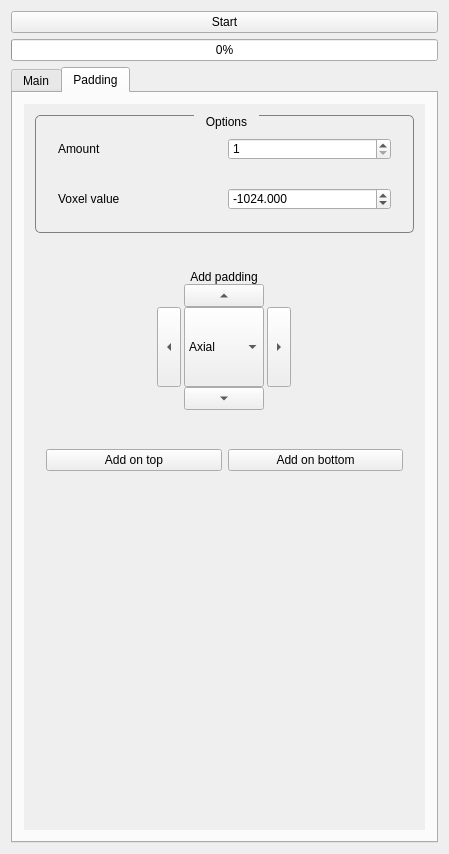
<?xml version="1.0" encoding="UTF-8"?>
<ui version="4.0">
 <class>GraphcutViewControls</class>
 <widget class="QWidget" name="GraphcutViewControls">
  <property name="enabled">
   <bool>true</bool>
  </property>
  <property name="geometry">
   <rect>
    <x>0</x>
    <y>0</y>
    <width>449</width>
    <height>854</height>
   </rect>
  </property>
  <property name="minimumSize">
   <size>
    <width>0</width>
    <height>0</height>
   </size>
  </property>
  <property name="windowTitle">
   <string>QmitkTemplate</string>
  </property>
  <property name="styleSheet">
   <string notr="true">QGroupBox {
	border-width: 1px; 
	border-style: solid; 
	border-color: grey;
	border-radius: 5px;
	margin-top: 1ex;
}

QGroupBox::title {
	subcontrol-origin: margin;
	subcontrol-position: top center;
	padding: 0 10px;
}

QScrollArea{
	border: 0;
	margin:0;
	padding:0;
}

[mandatoryField=true]{
	background-color: rgb(255, 150, 150);
}</string>
  </property>
  <layout class="QVBoxLayout" name="verticalLayout">
   <item>
    <widget class="QPushButton" name="startButton">
     <property name="toolTip">
      <string>Do image processing</string>
     </property>
     <property name="text">
      <string>Start</string>
     </property>
    </widget>
   </item>
   <item>
    <widget class="QProgressBar" name="progressBar">
     <property name="maximum">
      <number>100</number>
     </property>
     <property name="value">
      <number>0</number>
     </property>
     <property name="textVisible">
      <bool>true</bool>
     </property>
     <property name="format">
      <string>%p%</string>
     </property>
    </widget>
   </item>
   <item>
    <widget class="QTabWidget" name="tabWidget">
     <property name="currentIndex">
      <number>1</number>
     </property>
     <widget class="QWidget" name="mainTab">
      <attribute name="title">
       <string>Main</string>
      </attribute>
      <layout class="QHBoxLayout" name="horizontalLayout_6">
       <item>
        <widget class="QScrollArea" name="scrollArea">
         <property name="enabled">
          <bool>true</bool>
         </property>
         <property name="widgetResizable">
          <bool>true</bool>
         </property>
         <widget class="QWidget" name="parentWidget">
          <property name="enabled">
           <bool>true</bool>
          </property>
          <property name="geometry">
           <rect>
            <x>0</x>
            <y>0</y>
            <width>409</width>
            <height>721</height>
           </rect>
          </property>
          <layout class="QVBoxLayout" name="verticalLayout_4">
           <item>
            <widget class="QGroupBox" name="imageGroup">
             <property name="title">
              <string>Image selection</string>
             </property>
             <layout class="QVBoxLayout" name="verticalLayout_5">
              <item>
               <widget class="QWidget" name="greyscaleSelector" native="true">
                <layout class="QHBoxLayout" name="horizontalLayout">
                 <item>
                  <widget class="QLabel" name="label">
                   <property name="text">
                    <string>Greyscale</string>
                   </property>
                  </widget>
                 </item>
                 <item>
                  <widget class="QmitkDataStorageComboBox" name="greyscaleImageSelector">
                   <property name="sizePolicy">
                    <sizepolicy hsizetype="Minimum" vsizetype="Fixed">
                     <horstretch>0</horstretch>
                     <verstretch>0</verstretch>
                    </sizepolicy>
                   </property>
                  </widget>
                 </item>
                </layout>
               </widget>
              </item>
              <item>
               <widget class="QWidget" name="foregroundSelector" native="true">
                <layout class="QHBoxLayout" name="horizontalLayout_3">
                 <item>
                  <widget class="QLabel" name="label_2">
                   <property name="text">
                    <string>Foreground</string>
                   </property>
                  </widget>
                 </item>
                 <item>
                  <widget class="QmitkDataStorageComboBox" name="foregroundImageSelector">
                   <property name="sizePolicy">
                    <sizepolicy hsizetype="Minimum" vsizetype="Fixed">
                     <horstretch>0</horstretch>
                     <verstretch>0</verstretch>
                    </sizepolicy>
                   </property>
                  </widget>
                 </item>
                </layout>
               </widget>
              </item>
              <item>
               <widget class="QWidget" name="backgroundSelector" native="true">
                <layout class="QHBoxLayout" name="horizontalLayout_2">
                 <item>
                  <widget class="QLabel" name="label_3">
                   <property name="text">
                    <string>Background</string>
                   </property>
                  </widget>
                 </item>
                 <item>
                  <widget class="QmitkDataStorageComboBox" name="backgroundImageSelector">
                   <property name="sizePolicy">
                    <sizepolicy hsizetype="Minimum" vsizetype="Fixed">
                     <horstretch>0</horstretch>
                     <verstretch>0</verstretch>
                    </sizepolicy>
                   </property>
                  </widget>
                 </item>
                </layout>
               </widget>
              </item>
             </layout>
            </widget>
           </item>
           <item>
            <widget class="QGroupBox" name="parameterGroup">
             <property name="title">
              <string>Algorithm parameters</string>
             </property>
             <property name="flat">
              <bool>false</bool>
             </property>
             <property name="checkable">
              <bool>false</bool>
             </property>
             <property name="checked">
              <bool>false</bool>
             </property>
             <layout class="QVBoxLayout" name="verticalLayout_3">
              <item>
               <widget class="QWidget" name="widget" native="true">
                <layout class="QHBoxLayout" name="horizontalLayout_4">
                 <item>
                  <widget class="QLabel" name="label_4">
                   <property name="text">
                    <string>Sigma</string>
                   </property>
                  </widget>
                 </item>
                 <item>
                  <widget class="QDoubleSpinBox" name="paramSigmaSpinBox">
                   <property name="maximum">
                    <double>1000.000000000000000</double>
                   </property>
                   <property name="value">
                    <double>50.000000000000000</double>
                   </property>
                  </widget>
                 </item>
                </layout>
               </widget>
              </item>
              <item>
               <widget class="QWidget" name="widget_2" native="true">
                <layout class="QHBoxLayout" name="horizontalLayout_5">
                 <item>
                  <widget class="QLabel" name="label_5">
                   <property name="text">
                    <string>Direction</string>
                   </property>
                  </widget>
                 </item>
                 <item>
                  <widget class="QComboBox" name="paramBoundaryDirectionComboBox">
                   <item>
                    <property name="text">
                     <string>bidirectional</string>
                    </property>
                   </item>
                   <item>
                    <property name="text">
                     <string>bright to dark</string>
                    </property>
                   </item>
                   <item>
                    <property name="text">
                     <string>dark to bright</string>
                    </property>
                   </item>
                  </widget>
                 </item>
                </layout>
               </widget>
              </item>
             </layout>
            </widget>
           </item>
           <item>
            <spacer name="spacer1">
             <property name="orientation">
              <enum>Qt::Vertical</enum>
             </property>
             <property name="sizeType">
              <enum>QSizePolicy::Expanding</enum>
             </property>
             <property name="sizeHint" stdset="0">
              <size>
               <width>20</width>
               <height>220</height>
              </size>
             </property>
            </spacer>
           </item>
          </layout>
         </widget>
        </widget>
       </item>
      </layout>
     </widget>
     <widget class="QWidget" name="tab_2">
      <attribute name="title">
       <string>Padding</string>
      </attribute>
      <layout class="QHBoxLayout" name="horizontalLayout_6">
       <item>
        <widget class="QScrollArea" name="scrollArea_2">
         <property name="enabled">
          <bool>true</bool>
         </property>
         <property name="widgetResizable">
          <bool>true</bool>
         </property>
         <widget class="QWidget" name="parentWidget_2">
          <property name="enabled">
           <bool>true</bool>
          </property>
          <property name="geometry">
           <rect>
            <x>0</x>
            <y>0</y>
            <width>409</width>
            <height>721</height>
           </rect>
          </property>
          <layout class="QVBoxLayout" name="verticalLayout_6">
           <item>
            <widget class="QGroupBox" name="parameterGroup_2">
             <property name="title">
              <string>Options</string>
             </property>
             <property name="flat">
              <bool>false</bool>
             </property>
             <property name="checkable">
              <bool>false</bool>
             </property>
             <property name="checked">
              <bool>false</bool>
             </property>
             <layout class="QVBoxLayout" name="verticalLayout_8">
              <item>
               <widget class="QWidget" name="widget_5" native="true">
                <layout class="QHBoxLayout" name="horizontalLayout_11">
                 <item>
                  <widget class="QLabel" name="label_10">
                   <property name="text">
                    <string>Amount</string>
                   </property>
                  </widget>
                 </item>
                 <item>
                  <widget class="QDoubleSpinBox" name="amountOfPaddingSpinBox">
                   <property name="decimals">
                    <number>0</number>
                   </property>
                   <property name="minimum">
                    <double>1.000000000000000</double>
                   </property>
                   <property name="maximum">
                    <double>10000.000000000000000</double>
                   </property>
                   <property name="value">
                    <double>1.000000000000000</double>
                   </property>
                  </widget>
                 </item>
                </layout>
               </widget>
              </item>
              <item>
               <widget class="QWidget" name="widget_4" native="true">
                <layout class="QHBoxLayout" name="horizontalLayout_10">
                 <item>
                  <widget class="QLabel" name="label_9">
                   <property name="text">
                    <string>Voxel value</string>
                   </property>
                  </widget>
                 </item>
                 <item>
                  <widget class="QDoubleSpinBox" name="voxelValueSpinBox">
                   <property name="decimals">
                    <number>3</number>
                   </property>
                   <property name="minimum">
                    <double>-100000.000000000000000</double>
                   </property>
                   <property name="maximum">
                    <double>100000.000000000000000</double>
                   </property>
                   <property name="value">
                    <double>-1024.000000000000000</double>
                   </property>
                  </widget>
                 </item>
                </layout>
               </widget>
              </item>
             </layout>
            </widget>
           </item>
           <item>
            <widget class="QWidget" name="widget_7" native="true">
             <property name="sizePolicy">
              <sizepolicy hsizetype="Maximum" vsizetype="Preferred">
               <horstretch>0</horstretch>
               <verstretch>0</verstretch>
              </sizepolicy>
             </property>
             <property name="baseSize">
              <size>
               <width>0</width>
               <height>0</height>
              </size>
             </property>
             <property name="layoutDirection">
              <enum>Qt::LeftToRight</enum>
             </property>
             <layout class="QGridLayout" name="gridLayout" rowstretch="0,0" columnstretch="0,0">
              <property name="sizeConstraint">
               <enum>QLayout::SetDefaultConstraint</enum>
              </property>
              <property name="leftMargin">
               <number>3</number>
              </property>
              <property name="topMargin">
               <number>3</number>
              </property>
              <property name="rightMargin">
               <number>3</number>
              </property>
              <property name="bottomMargin">
               <number>0</number>
              </property>
              <property name="spacing">
               <number>3</number>
              </property>
             </layout>
            </widget>
           </item>
           <item>
            <widget class="QWidget" name="widget_6" native="true">
             <layout class="QHBoxLayout" name="horizontalLayout_7">
              <item>
               <spacer name="horizontalSpacer_2">
                <property name="orientation">
                 <enum>Qt::Horizontal</enum>
                </property>
                <property name="sizeHint" stdset="0">
                 <size>
                  <width>40</width>
                  <height>20</height>
                 </size>
                </property>
               </spacer>
              </item>
              <item>
               <widget class="QWidget" name="widget_8" native="true">
                <property name="sizePolicy">
                 <sizepolicy hsizetype="Maximum" vsizetype="Maximum">
                  <horstretch>0</horstretch>
                  <verstretch>0</verstretch>
                 </sizepolicy>
                </property>
                <property name="maximumSize">
                 <size>
                  <width>200</width>
                  <height>200</height>
                 </size>
                </property>
                <property name="baseSize">
                 <size>
                  <width>0</width>
                  <height>0</height>
                 </size>
                </property>
                <layout class="QVBoxLayout" name="verticalLayout_7">
                 <property name="spacing">
                  <number>0</number>
                 </property>
                 <property name="leftMargin">
                  <number>9</number>
                 </property>
                 <item>
                  <widget class="QLabel" name="axisLabel">
                   <property name="layoutDirection">
                    <enum>Qt::LeftToRight</enum>
                   </property>
                   <property name="text">
                    <string>&lt;html&gt;&lt;head/&gt;&lt;body&gt;&lt;p&gt;Add padding&lt;/p&gt;&lt;/body&gt;&lt;/html&gt;</string>
                   </property>
                   <property name="alignment">
                    <set>Qt::AlignCenter</set>
                   </property>
                  </widget>
                 </item>
                 <item>
                  <widget class="QWidget" name="widget_11" native="true">
                   <property name="sizePolicy">
                    <sizepolicy hsizetype="Minimum" vsizetype="Preferred">
                     <horstretch>0</horstretch>
                     <verstretch>0</verstretch>
                    </sizepolicy>
                   </property>
                   <property name="maximumSize">
                    <size>
                     <width>1677215</width>
                     <height>16777215</height>
                    </size>
                   </property>
                   <layout class="QHBoxLayout" name="horizontalLayout_13">
                    <property name="spacing">
                     <number>0</number>
                    </property>
                    <property name="margin">
                     <number>0</number>
                    </property>
                    <item>
                     <spacer name="horizontalSpacer_4">
                      <property name="orientation">
                       <enum>Qt::Horizontal</enum>
                      </property>
                      <property name="sizeHint" stdset="0">
                       <size>
                        <width>40</width>
                        <height>20</height>
                       </size>
                      </property>
                     </spacer>
                    </item>
                    <item>
                     <widget class="QToolButton" name="padUp">
                      <property name="sizePolicy">
                       <sizepolicy hsizetype="Minimum" vsizetype="Fixed">
                        <horstretch>0</horstretch>
                        <verstretch>0</verstretch>
                       </sizepolicy>
                      </property>
                      <property name="minimumSize">
                       <size>
                        <width>80</width>
                        <height>0</height>
                       </size>
                      </property>
                      <property name="text">
                       <string>...</string>
                      </property>
                      <property name="autoRaise">
                       <bool>false</bool>
                      </property>
                      <property name="arrowType">
                       <enum>Qt::UpArrow</enum>
                      </property>
                     </widget>
                    </item>
                    <item>
                     <spacer name="horizontalSpacer_5">
                      <property name="orientation">
                       <enum>Qt::Horizontal</enum>
                      </property>
                      <property name="sizeHint" stdset="0">
                       <size>
                        <width>40</width>
                        <height>20</height>
                       </size>
                      </property>
                     </spacer>
                    </item>
                   </layout>
                  </widget>
                 </item>
                 <item alignment="Qt::AlignHCenter|Qt::AlignVCenter">
                  <widget class="QWidget" name="widget_9" native="true">
                   <property name="sizePolicy">
                    <sizepolicy hsizetype="Minimum" vsizetype="Preferred">
                     <horstretch>0</horstretch>
                     <verstretch>0</verstretch>
                    </sizepolicy>
                   </property>
                   <property name="maximumSize">
                    <size>
                     <width>16777215</width>
                     <height>16777215</height>
                    </size>
                   </property>
                   <layout class="QHBoxLayout" name="horizontalLayout_9">
                    <property name="spacing">
                     <number>3</number>
                    </property>
                    <property name="margin">
                     <number>0</number>
                    </property>
                    <item>
                     <widget class="QToolButton" name="padLeft">
                      <property name="sizePolicy">
                       <sizepolicy hsizetype="Fixed" vsizetype="Fixed">
                        <horstretch>0</horstretch>
                        <verstretch>0</verstretch>
                       </sizepolicy>
                      </property>
                      <property name="minimumSize">
                       <size>
                        <width>0</width>
                        <height>80</height>
                       </size>
                      </property>
                      <property name="text">
                       <string>...</string>
                      </property>
                      <property name="arrowType">
                       <enum>Qt::LeftArrow</enum>
                      </property>
                     </widget>
                    </item>
                    <item>
                     <widget class="QComboBox" name="axisComboBox">
                      <property name="sizePolicy">
                       <sizepolicy hsizetype="Fixed" vsizetype="Fixed">
                        <horstretch>0</horstretch>
                        <verstretch>0</verstretch>
                       </sizepolicy>
                      </property>
                      <property name="minimumSize">
                       <size>
                        <width>80</width>
                        <height>80</height>
                       </size>
                      </property>
                      <property name="sizeAdjustPolicy">
                       <enum>QComboBox::AdjustToContentsOnFirstShow</enum>
                      </property>
                      <property name="iconSize">
                       <size>
                        <width>16</width>
                        <height>16</height>
                       </size>
                      </property>
                      <property name="duplicatesEnabled">
                       <bool>false</bool>
                      </property>
                      <property name="frame">
                       <bool>true</bool>
                      </property>
                      <item>
                       <property name="text">
                        <string>Axial</string>
                       </property>
                      </item>
                      <item>
                       <property name="text">
                        <string>Sagittal</string>
                       </property>
                      </item>
                      <item>
                       <property name="text">
                        <string>Coronal</string>
                       </property>
                      </item>
                     </widget>
                    </item>
                    <item>
                     <widget class="QToolButton" name="padRight">
                      <property name="minimumSize">
                       <size>
                        <width>0</width>
                        <height>80</height>
                       </size>
                      </property>
                      <property name="text">
                       <string>pad</string>
                      </property>
                      <property name="arrowType">
                       <enum>Qt::RightArrow</enum>
                      </property>
                     </widget>
                    </item>
                   </layout>
                  </widget>
                 </item>
                 <item>
                  <widget class="QWidget" name="widget_10" native="true">
                   <property name="sizePolicy">
                    <sizepolicy hsizetype="Minimum" vsizetype="Preferred">
                     <horstretch>0</horstretch>
                     <verstretch>0</verstretch>
                    </sizepolicy>
                   </property>
                   <property name="maximumSize">
                    <size>
                     <width>16777215</width>
                     <height>16777215</height>
                    </size>
                   </property>
                   <layout class="QHBoxLayout" name="horizontalLayout_12">
                    <property name="spacing">
                     <number>0</number>
                    </property>
                    <property name="margin">
                     <number>0</number>
                    </property>
                    <item>
                     <spacer name="horizontalSpacer_6">
                      <property name="orientation">
                       <enum>Qt::Horizontal</enum>
                      </property>
                      <property name="sizeHint" stdset="0">
                       <size>
                        <width>40</width>
                        <height>20</height>
                       </size>
                      </property>
                     </spacer>
                    </item>
                    <item>
                     <widget class="QToolButton" name="padDown">
                      <property name="sizePolicy">
                       <sizepolicy hsizetype="Minimum" vsizetype="Fixed">
                        <horstretch>0</horstretch>
                        <verstretch>0</verstretch>
                       </sizepolicy>
                      </property>
                      <property name="minimumSize">
                       <size>
                        <width>80</width>
                        <height>0</height>
                       </size>
                      </property>
                      <property name="text">
                       <string>...</string>
                      </property>
                      <property name="arrowType">
                       <enum>Qt::DownArrow</enum>
                      </property>
                     </widget>
                    </item>
                    <item>
                     <spacer name="horizontalSpacer_7">
                      <property name="orientation">
                       <enum>Qt::Horizontal</enum>
                      </property>
                      <property name="sizeHint" stdset="0">
                       <size>
                        <width>40</width>
                        <height>20</height>
                       </size>
                      </property>
                     </spacer>
                    </item>
                   </layout>
                  </widget>
                 </item>
                </layout>
               </widget>
              </item>
              <item>
               <spacer name="horizontalSpacer">
                <property name="orientation">
                 <enum>Qt::Horizontal</enum>
                </property>
                <property name="sizeHint" stdset="0">
                 <size>
                  <width>40</width>
                  <height>20</height>
                 </size>
                </property>
               </spacer>
              </item>
             </layout>
            </widget>
           </item>
           <item>
            <widget class="QWidget" name="widget_3" native="true">
             <layout class="QHBoxLayout" name="horizontalLayout_8">
              <item>
               <widget class="QPushButton" name="appendPaddingButton">
                <property name="text">
                 <string>Add on top</string>
                </property>
               </widget>
              </item>
              <item>
               <widget class="QPushButton" name="prependPaddingButton">
                <property name="text">
                 <string>Add on bottom</string>
                </property>
               </widget>
              </item>
             </layout>
            </widget>
           </item>
           <item>
            <spacer name="spacer1_2">
             <property name="orientation">
              <enum>Qt::Vertical</enum>
             </property>
             <property name="sizeType">
              <enum>QSizePolicy::Expanding</enum>
             </property>
             <property name="sizeHint" stdset="0">
              <size>
               <width>20</width>
               <height>220</height>
              </size>
             </property>
            </spacer>
           </item>
          </layout>
         </widget>
        </widget>
       </item>
      </layout>
     </widget>
    </widget>
   </item>
  </layout>
 </widget>
 <layoutdefault spacing="6" margin="11"/>
 <customwidgets>
  <customwidget>
   <class>QmitkDataStorageComboBox</class>
   <extends>QComboBox</extends>
   <header location="global">QmitkDataStorageComboBox.h</header>
  </customwidget>
 </customwidgets>
 <resources/>
 <connections/>
</ui>
